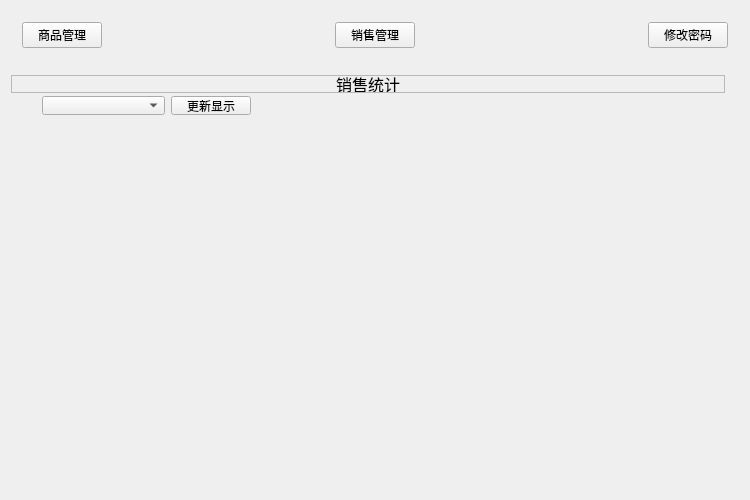
<?xml version="1.0" encoding="UTF-8"?>
<ui version="4.0">
 <class>Widget</class>
 <widget class="QWidget" name="Widget">
  <property name="geometry">
   <rect>
    <x>0</x>
    <y>0</y>
    <width>750</width>
    <height>500</height>
   </rect>
  </property>
  <property name="windowTitle">
   <string>数据管理系统</string>
  </property>
  <layout class="QVBoxLayout" name="verticalLayout">
   <item>
    <widget class="QWidget" name="widget" native="true">
     <layout class="QHBoxLayout" name="horizontalLayout">
      <item>
       <widget class="QPushButton" name="managerBtn">
        <property name="text">
         <string>商品管理</string>
        </property>
       </widget>
      </item>
      <item>
       <spacer name="horizontalSpacer">
        <property name="orientation">
         <enum>Qt::Horizontal</enum>
        </property>
        <property name="sizeHint" stdset="0">
         <size>
          <width>40</width>
          <height>20</height>
         </size>
        </property>
       </spacer>
      </item>
      <item>
       <widget class="QPushButton" name="chartBtn">
        <property name="text">
         <string>销售管理</string>
        </property>
       </widget>
      </item>
      <item>
       <spacer name="horizontalSpacer_2">
        <property name="orientation">
         <enum>Qt::Horizontal</enum>
        </property>
        <property name="sizeHint" stdset="0">
         <size>
          <width>40</width>
          <height>20</height>
         </size>
        </property>
       </spacer>
      </item>
      <item>
       <widget class="QPushButton" name="passwordBtn">
        <property name="text">
         <string>修改密码</string>
        </property>
       </widget>
      </item>
     </layout>
    </widget>
   </item>
   <item>
    <widget class="QStackedWidget" name="stackedWidget">
     <property name="currentIndex">
      <number>1</number>
     </property>
     <widget class="QWidget" name="page">
      <layout class="QVBoxLayout" name="verticalLayout_2">
       <item>
        <widget class="QLabel" name="label">
         <property name="font">
          <font>
           <family>幼圆</family>
           <pointsize>12</pointsize>
           <weight>50</weight>
           <bold>false</bold>
          </font>
         </property>
         <property name="frameShape">
          <enum>QFrame::StyledPanel</enum>
         </property>
         <property name="text">
          <string>商品管理</string>
         </property>
         <property name="scaledContents">
          <bool>false</bool>
         </property>
         <property name="alignment">
          <set>Qt::AlignCenter</set>
         </property>
        </widget>
       </item>
       <item>
        <widget class="QWidget" name="managePage" native="true">
         <layout class="QHBoxLayout" name="horizontalLayout_2">
          <item>
           <widget class="QToolBox" name="toolBox">
            <property name="frameShape">
             <enum>QFrame::WinPanel</enum>
            </property>
            <property name="currentIndex">
             <number>0</number>
            </property>
            <widget class="QWidget" name="page_3">
             <property name="geometry">
              <rect>
               <x>0</x>
               <y>0</y>
               <width>220</width>
               <height>297</height>
              </rect>
             </property>
             <attribute name="label">
              <string>出售商品</string>
             </attribute>
             <layout class="QVBoxLayout" name="verticalLayout_4">
              <item>
               <widget class="QWidget" name="widget_3" native="true">
                <layout class="QVBoxLayout" name="verticalLayout_3">
                 <item>
                  <widget class="QWidget" name="widget_6" native="true">
                   <layout class="QHBoxLayout" name="horizontalLayout_5">
                    <item>
                     <widget class="QLabel" name="label_2">
                      <property name="text">
                       <string>类型：</string>
                      </property>
                     </widget>
                    </item>
                    <item>
                     <widget class="QComboBox" name="sellTypeComboBox"/>
                    </item>
                   </layout>
                  </widget>
                 </item>
                 <item>
                  <widget class="QWidget" name="widget_5" native="true">
                   <layout class="QHBoxLayout" name="horizontalLayout_4">
                    <item>
                     <widget class="QLabel" name="label_3">
                      <property name="text">
                       <string>品牌：</string>
                      </property>
                     </widget>
                    </item>
                    <item>
                     <widget class="QComboBox" name="sellBrandCombox"/>
                    </item>
                   </layout>
                  </widget>
                 </item>
                 <item>
                  <widget class="QWidget" name="widget_7" native="true">
                   <layout class="QHBoxLayout" name="horizontalLayout_6">
                    <item>
                     <widget class="QLabel" name="label_6">
                      <property name="text">
                       <string>单价：</string>
                      </property>
                     </widget>
                    </item>
                    <item>
                     <widget class="QLineEdit" name="sellPriceLineEdit"/>
                    </item>
                    <item>
                     <widget class="QLabel" name="label_7">
                      <property name="text">
                       <string>元</string>
                      </property>
                     </widget>
                    </item>
                   </layout>
                  </widget>
                 </item>
                 <item>
                  <widget class="QWidget" name="widget_4" native="true">
                   <layout class="QHBoxLayout" name="horizontalLayout_3">
                    <item>
                     <widget class="QLabel" name="label_4">
                      <property name="text">
                       <string>数量：</string>
                      </property>
                     </widget>
                    </item>
                    <item>
                     <widget class="QSpinBox" name="sellNumSpinBox"/>
                    </item>
                    <item>
                     <widget class="QLabel" name="sellLastNumLabel">
                      <property name="text">
                       <string>剩余数量：000</string>
                      </property>
                     </widget>
                    </item>
                   </layout>
                  </widget>
                 </item>
                 <item>
                  <widget class="QWidget" name="widget_8" native="true">
                   <layout class="QHBoxLayout" name="horizontalLayout_7">
                    <item>
                     <widget class="QLabel" name="label_8">
                      <property name="text">
                       <string>金额：</string>
                      </property>
                     </widget>
                    </item>
                    <item>
                     <widget class="QLineEdit" name="sellSumLineEdit"/>
                    </item>
                    <item>
                     <widget class="QLabel" name="label_9">
                      <property name="text">
                       <string>元</string>
                      </property>
                     </widget>
                    </item>
                   </layout>
                  </widget>
                 </item>
                </layout>
               </widget>
              </item>
              <item>
               <widget class="QWidget" name="widget_2" native="true">
                <layout class="QHBoxLayout" name="horizontalLayout_8">
                 <item>
                  <widget class="QPushButton" name="sellOKBtn">
                   <property name="text">
                    <string>确定</string>
                   </property>
                  </widget>
                 </item>
                 <item>
                  <spacer name="horizontalSpacer_3">
                   <property name="orientation">
                    <enum>Qt::Horizontal</enum>
                   </property>
                   <property name="sizeHint" stdset="0">
                    <size>
                     <width>40</width>
                     <height>20</height>
                    </size>
                   </property>
                  </spacer>
                 </item>
                 <item>
                  <widget class="QPushButton" name="sellCancelBtn">
                   <property name="text">
                    <string>取消</string>
                   </property>
                  </widget>
                 </item>
                </layout>
               </widget>
              </item>
             </layout>
            </widget>
            <widget class="QWidget" name="page_5">
             <property name="geometry">
              <rect>
               <x>0</x>
               <y>0</y>
               <width>100</width>
               <height>30</height>
              </rect>
             </property>
             <attribute name="label">
              <string>已有商品入库</string>
             </attribute>
            </widget>
            <widget class="QWidget" name="page_4">
             <property name="geometry">
              <rect>
               <x>0</x>
               <y>0</y>
               <width>100</width>
               <height>30</height>
              </rect>
             </property>
             <attribute name="label">
              <string>新商品入库</string>
             </attribute>
            </widget>
           </widget>
          </item>
          <item>
           <widget class="QListWidget" name="dailyList"/>
          </item>
         </layout>
        </widget>
       </item>
      </layout>
     </widget>
     <widget class="QWidget" name="chartPage">
      <widget class="QLabel" name="label_5">
       <property name="geometry">
        <rect>
         <x>0</x>
         <y>10</y>
         <width>714</width>
         <height>18</height>
        </rect>
       </property>
       <property name="font">
        <font>
         <family>幼圆</family>
         <pointsize>12</pointsize>
         <weight>50</weight>
         <bold>false</bold>
        </font>
       </property>
       <property name="frameShape">
        <enum>QFrame::StyledPanel</enum>
       </property>
       <property name="text">
        <string>销售统计</string>
       </property>
       <property name="scaledContents">
        <bool>false</bool>
       </property>
       <property name="alignment">
        <set>Qt::AlignCenter</set>
       </property>
      </widget>
      <widget class="QWidget" name="widget_9" native="true">
       <property name="geometry">
        <rect>
         <x>20</x>
         <y>20</y>
         <width>231</width>
         <height>41</height>
        </rect>
       </property>
       <layout class="QHBoxLayout" name="horizontalLayout_9" stretch="5,0">
        <item>
         <widget class="QComboBox" name="typeCombox"/>
        </item>
        <item>
         <widget class="QPushButton" name="updateBtn">
          <property name="text">
           <string>更新显示</string>
          </property>
         </widget>
        </item>
       </layout>
      </widget>
     </widget>
    </widget>
   </item>
  </layout>
 </widget>
 <layoutdefault spacing="6" margin="11"/>
 <resources/>
 <connections/>
</ui>
